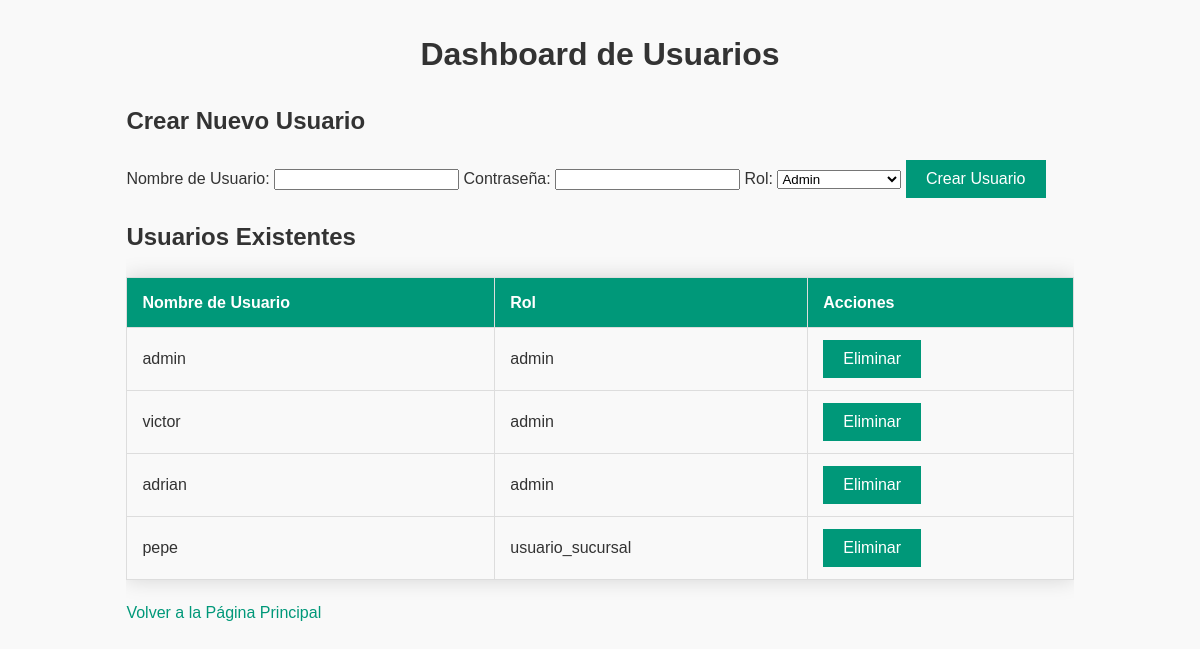
Page /dashboard_usuarios (signed in) on the committed database.
### app.py (models this page shows)
class Usuario(UserMixin, db.Model):
    id = db.Column(db.Integer, primary_key=True)
    username = db.Column(db.String(50), unique=True, nullable=False)
    password = db.Column(db.String(200), nullable=False)
    role = db.Column(db.String(20), nullable=False)  # Roles: admin, usuario_sucursal

### app.py (the view, shortened to what this page needs)
@app.route('/dashboard_usuarios', methods=['GET', 'POST'])
@login_required
def dashboard_usuarios():
    if current_user.role != 'admin':
        flash('No tienes permiso para acceder a esta página.', 'danger')
        return redirect(url_for('index'))
    usuarios = Usuario.query.all()
    return render_template('dashboard_usuarios.html', usuarios=usuarios)

### app.py (called while the page is built)
@login_manager.user_loader
def load_user(user_id):
    return Usuario.query.get(int(user_id))

### templates/dashboard_usuarios.html (shortened to what this page needs)
<!DOCTYPE html>
<html lang="es">
<head>
    <link rel="stylesheet" href="/static/style.css">
</head>
<body>
    <div class="main-container">
        <h1>Dashboard de Usuarios</h1>
        <h2>Crear Nuevo Usuario</h2>
        <form method="POST" action="{{ url_for('dashboard_usuarios') }}">
            <label for="username">Nombre de Usuario:</label>
            <input type="text" id="username" name="username" required>
            <label for="password">Contraseña:</label>
            <input type="password" id="password" name="password" required>
            <label for="role">Rol:</label>
            <select id="role" name="role">
                <option value="admin">Admin</option>
            </select>
            <button type="submit">Crear Usuario</button>
        </form>
        <h2>Usuarios Existentes</h2>
        <table>
            <thead>
                <tr>
                    <th>Nombre de Usuario</th>
                    <th>Rol</th>
                    <th>Acciones</th>
                </tr>
            </thead>
            <tbody>
                {% for usuario in usuarios %}
                <tr>
                    <td>{{ usuario.username }}</td>
                    <td>{{ usuario.role }}</td>
                    <td>
                        <form method="POST" action="{{ url_for('eliminar_usuario', id=usuario.id) }}">
                            <button type="submit">Eliminar</button>
                        </form>
                    </td>
                </tr>
                {% endfor %}
            </tbody>
        </table>
        <a href="{{ url_for('index') }}">Volver a la Página Principal</a>
    </div>
</body>
</html>

### static/style.css (style rules this page uses)
body { font-family: Arial, sans-serif; background-color: #f9f9f9; color: #333; line-height: 1.6; }
.main-container { width: 80%; margin: auto; overflow: hidden; }
h1 { text-align: center; color: #333; }
table { width: 100%; border-collapse: collapse; margin: 20px 0; font-size: 1em; box-shadow: 0 0 20px rgba(0, 0, 0, 0.15); }
table thead tr { background-color: #009879; color: #ffffff; text-align: left; }
table th, table td { padding: 12px 15px; border: 1px solid #ddd; }
button { display: inline-block; padding: 10px 20px; font-size: 1em; color: #ffffff; background-color: #009879; border: none; cursor: pointer; }
a { color: #009879; text-decoration: none; }

### rows in the picture
Usuario: username "admin", role "admin"
Usuario: username "victor", role "admin"
Usuario: username "adrian", role "admin"
Usuario: username "pepe", role "usuario_sucursal"
